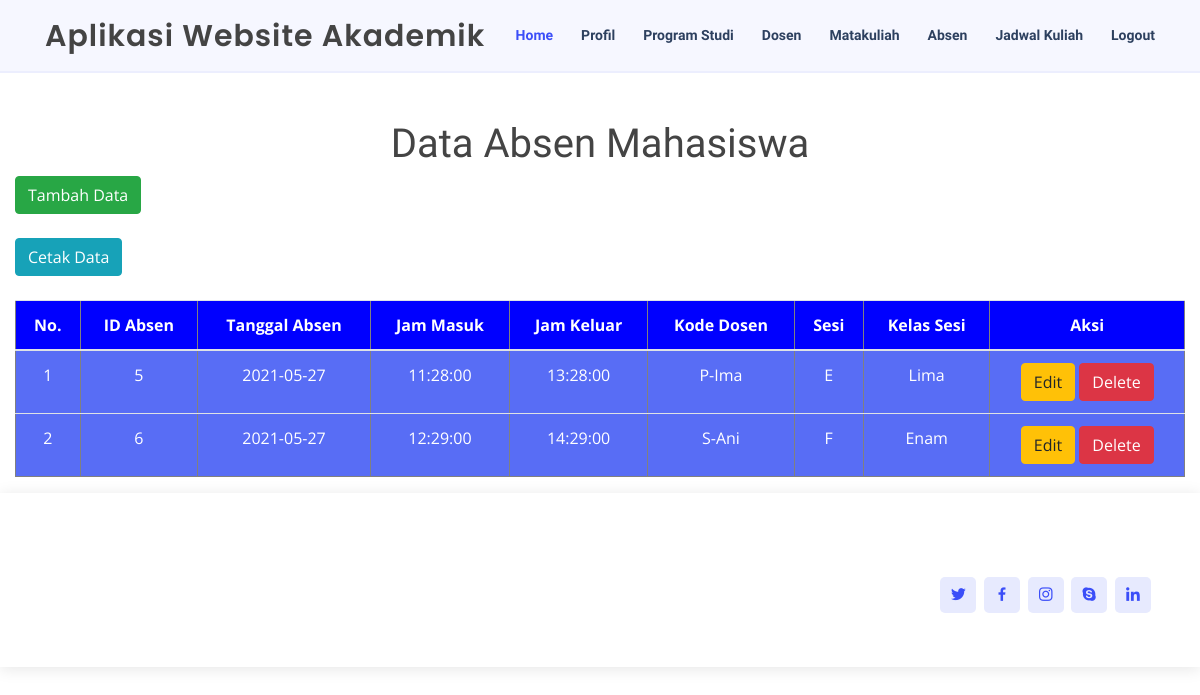
The app's page /absen.php with its own data.
### tables this page shows
CREATE TABLE `tblabsen` (
  `idabsen` int(5) NOT NULL,
  `tglabsen` date DEFAULT NULL,
  `masuk` time DEFAULT NULL,
  `keluar` time DEFAULT NULL,
  `kodedosen` varchar(5) DEFAULT NULL,
  `sesi` char(1) DEFAULT NULL,
  `kelassesi` varchar(8) DEFAULT NULL
);

### connection.php (called while the page is built)
<?php
class Connection
{
	public function get_connection()
	{
	    $host = "localhost";
	    $database = "db_akademik";
	    $username = "root";
	    $password = "";
	    $connect = new mysqli($host, $username, $password, $database);
	    return $connect;
	}
}
?>

### model.php (called while the page is built, shortened)
<?php
include 'connection.php';
class Model extends Connection
{
	public function __construct()
    {
        $this->conn = $this->get_connection();
    }
	public function tampil_absen()
	{
	    $sql = "SELECT * FROM tblabsen";
	    $bind = $this->conn->query($sql);
	    while ($obj = $bind->fetch_object()) {
	   		$baris[] = $obj;
	    }
	    if(!empty($baris)){
	        return $baris;
	    }
	}
}

### absen.php (the view, shortened to what this page needs)
<?php
include 'model.php';
$model = new Model();
$index = 1;
?>
<!doctype html>
<html lang="en">
<head>
</head>
<br><br><br><br>
<body align="center">
	<div class="container-fluid"><br>
		<h1 align="center">Data Absen Mahasiswa</h1>
		<a href="create_absen.php"  button class="btn btn btn-success">Tambah Data</a>
		<br><br>
		<a href="print_absen.php" target="_blank" button class="btn btn btn-info">Cetak Data</a>
		<br><br>
		<table align="center" class="table table-striped" border=1 style="color: white;">
			<thead align="center">
				<tr align="center" style="background-color:blue;">
              	    <th>No.</th>
                    <th>ID Absen</th>
                    <th>Tanggal Absen</th>
                    <th>Jam Masuk</th>
                    <th>Jam Keluar</th>
					<th>Kode Dosen</th>
                    <th>Sesi</th>
					<th>Kelas Sesi</th>
					<th>Aksi</th>
				</tr>
			</thead>
			<tbody align="center">
				<?php
				$result = $model->tampil_absen();
				if ( !empty($result) ) {
					foreach ($result as $data): ?>
						<tr style="background:#586df5;">
                            <td><?=$index++ ?></td>
                            <td><?=$data->idabsen ?></td>
                            <td><?=$data->tglabsen ?></td>
                            <td><?=$data->masuk ?></td>
							<td><?=$data->keluar ?></td>
                            <td><?=$data->kodedosen ?></td>
                            <td><?=$data->sesi ?></td>
							<td><?=$data->kelassesi ?></td>
							<td>
								<a name="edit" id="edit" class="btn btn btn-warning" href="edit_absen.php?idabsen=<?=$data->idabsen ?>">Edit</a>
								<a name="hapus" id="hapus" class="btn btn btn-danger" href="proses.php?idabsen=<?=$data->idabsen ?>">Delete</a>
							</td>
						</tr>
					<?php endforeach;
				} else{ ?>
					<tr>
						<td colspan="9">Belum ada data pada tabel absen mahasiswa.</td>
					</tr>
				<?php } ?>
			</tbody>
		</table>
	</div>
</body>
</html>

### assets/css/style.css (style rules this page uses)
body { font-family: "Open Sans", sans-serif; color: #444444; }
a { color: #3b4ef8; }
h1, h2, h3, h4, h5, h6 { font-family: "Krub", sans-serif; }
#header { background: #f6f7ff; border-bottom: 2px solid #eceefe; transition: all 0.5s; z-index: 997; padding: 15px 0; }
#header .logo { font-size: 30px; margin: 0; padding: 0; line-height: 1; font-weight: 600; letter-spacing: 1px; font-family: "Poppins", sans-serif; }
.nav-menu ul { margin: 0; padding: 0; list-style: none; }
.nav-menu > ul { display: flex; }
.nav-menu > ul > li { position: relative; white-space: nowrap; padding: 10px 0 10px 28px; }
.nav-menu a { display: block; position: relative; color: #2d405f; transition: 0.3s; font-size: 14px; font-family: "Krub", sans-serif; font-weight: 600; }
.nav-menu a:hover, .nav-menu .active > a, .nav-menu li:hover > a { color: #3b4ef8; }
.mobile-nav { position: fixed; top: 55px; right: 15px; bottom: 15px; left: 15px; z-index: 9999; overflow-y: auto; background: #fff; transition: ease-in-out 0.2s; opacity: 0; visibility: hidden; border-radius: 10px; padding: 10px 0; }
.mobile-nav * { margin: 0; padding: 0; list-style: none; }
.mobile-nav a { display: block; position: relative; color: #2d405f; padding: 10px 20px; font-weight: 500; outline: none; }
.mobile-nav a:hover, .mobile-nav .active > a, .mobile-nav li:hover > a { color: #3b4ef8; text-decoration: none; }
#footer { color: #444444; font-size: 14px; background: #f1f3ff; box-shadow: 0px 2px 15px rgba(0, 0, 0, 0.1); }
#footer .footer-top { padding: 60px 0 30px 0; background: #fff; }
#footer .social-links a { font-size: 18px; display: inline-block; background: #e7eafe; color: #3b4ef8; line-height: 1; padding: 8px 0; margin-right: 4px; border-radius: 5px; text-align: center; width: 36px; height: 36px; transition: 0.3s; }

### records on screen
tblabsen: idabsen "5", tglabsen "2021-05-27", masuk "11:28:00", keluar "13:28:00", kodedosen "P-Ima", sesi "E", kelassesi "Lima"
tblabsen: idabsen "6", tglabsen "2021-05-27", masuk "12:29:00", keluar "14:29:00", kodedosen "S-Ani", sesi "F", kelassesi "Enam"
